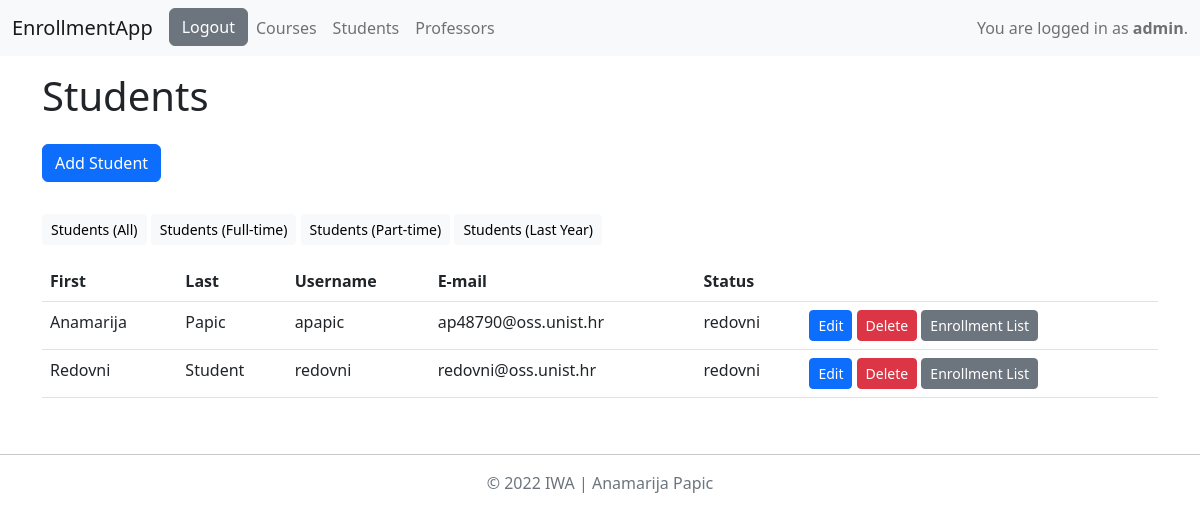
The app's page /all_students/ (signed in), older data.
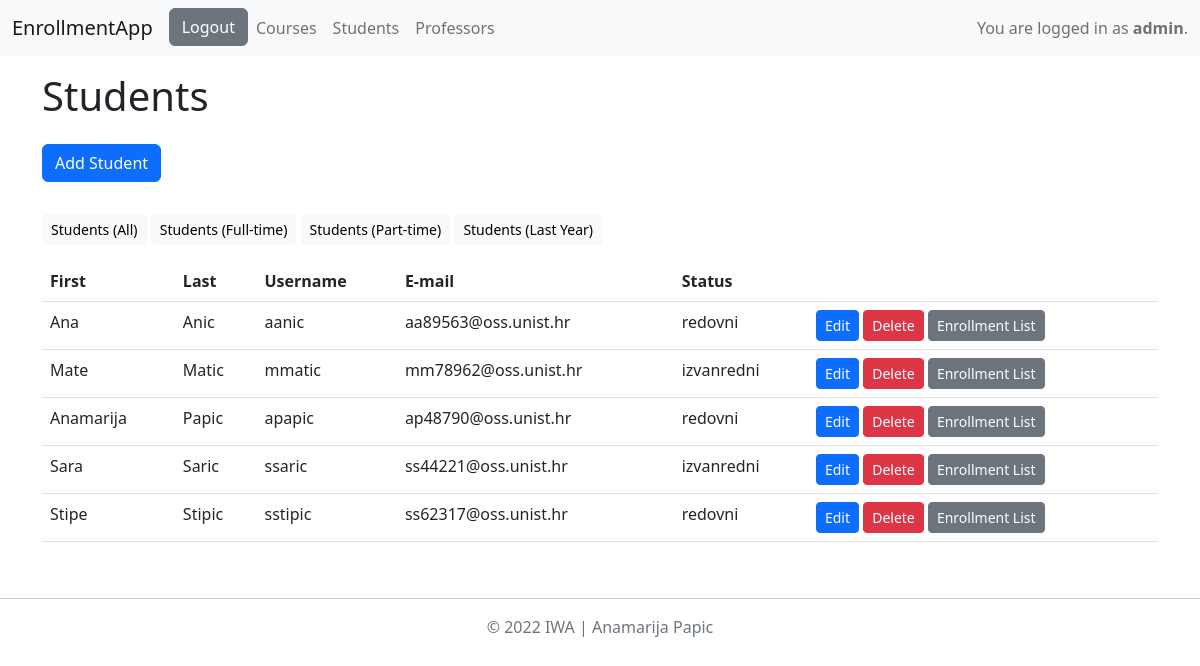
The same page, newer data.
### app/models.py (models this page shows)
class MyUser(AbstractUser):
    STATUS = (('none', 'None'), ('redovni', 'redovni student'), ('izvanredni', 'izvanredni student'))
    role = models.ForeignKey(Role, on_delete=models.SET_NULL, null=True)
    status = models.CharField(max_length=20, choices=STATUS)

### app/decorators.py (the view)
    def wrap(*args, **kwargs):
        if args[0].user.role.role == Role.ADMIN:
            return function(*args, **kwargs)
        else:
            return redirect('login')

### app/views.py (called while the page is built)
@admin_required
def all_students(request):
    students = MyUser.objects.filter(role_id__role=Role.STUDENT).order_by('last_name', 'first_name')
    return render(request, 'all_students.html', {"students": students})

### app/templates/all_students.html (shortened to what this page needs)
{% extends 'base.html' %}
{% block all_students %}
<h1> Students </h1>
{% if request.user.is_superuser %}
    <a href="{% url 'add_user' 'STUDENT' %}" class="btn btn-primary my-3" role="button">Add Student</a>
    <br/>
    <a href="{% url 'all_students' %}" class="btn btn-sm btn-light my-3" role="button">Students (All)</a>
    <a href="{% url 'students_ft' %}" class="btn btn-sm btn-light my-3" role="button">Students (Full-time)</a>
    <a href="{% url 'students_pt' %}" class="btn btn-sm btn-light my-3" role="button">Students (Part-time)</a>
    <a href="{% url 'students_last_year' %}" class="btn btn-sm btn-light my-3" role="button">Students (Last Year)</a>
{% endif %}
<table class="table">
    <thead>
        <tr>
            <th scope="col">First</th>
            <th scope="col">Last</th>
            <th scope="col">Username</th>
            <th scope="col">E-mail</th>
            <th scope="col">Status</th>
            <th scope="col"></th>
        </tr>
    </thead>
    <tbody>
        {% for student in students %}
            <tr>
                <td>{{student.first_name}}</td>
                <td>{{student.last_name}}</td>
                <td>{{student.username}}</td>
                <td>{{student.email}}</td>
                <td>{{student.status}}</td>
                <td>
                    {% if request.user.is_superuser %}
                        <a href="{% url 'edit_user' student.id %}" class="btn btn-sm btn-primary" role="button">Edit</a>
                        <button type="button" class="btn btn-sm btn-danger" data-bs-toggle="modal" data-bs-target="#deleteModal{{student.id}}">
                            Delete
                        </button>
                        <a href="{% url 'enrollment_list' student.id %}" class="btn btn-sm btn-secondary" role="button">Enrollment List</a>
                    {% endif %}
                </td>
            </tr>
        {% endfor %}
    </tbody>
</table>
{% endblock %}

### app/templates/base.html (shortened to what this page needs)
<!DOCTYPE html>
<html lang="en">
<head>
    <link href="https://cdn.jsdelivr.net/npm/bootstrap@5.2.0-beta1/dist/css/bootstrap.min.css" rel="stylesheet">
</head>
<body>
    <nav class="navbar navbar-expand-lg navbar-light bg-light">
        <div class="container-fluid">
            <a class="navbar-brand" href="#">EnrollmentApp</a>
            <div class="collapse navbar-collapse" id="navbarText">
                <ul class="navbar-nav me-auto mb-2 mb-lg-0">
                    <li class="nav-item">
                        {% if request.user.is_authenticated %}
                            <a href="{% url 'logout' %}" class="btn btn-secondary" role="button">Logout</a>
                        {% else %}
                            <a href="{% url 'login' %}" class="btn btn-secondary" role="button">Login</a>
                        {% endif %}
                    </li>
                    {% if request.user.is_superuser or request.user.role.role == 'PROFESSOR' %}
                    <li class="nav-item">
                        <a href="{% url 'all_courses' %}" class="nav-link">Courses</a>
                    </li>
                    {% endif %}
                    {% if request.user.is_superuser %}
                    <li class="nav-item">
                        <a href="{% url 'all_students' %}" class="nav-link">Students</a>
                    </li>
                    <li class="nav-item">
                        <a href="{% url 'all_professors' %}" class="nav-link">Professors</a>
                    </li>
                    {% endif %}
                </ul>
                {% if request.user.is_authenticated %}
                    <span class="navbar-text">
                        You are logged in as <b>{{user.username}}</b>.
                    </span>
                {% endif %}
            </div>
        </div>
    </nav>
    <div class="container my-3">
        {% block all_students %}
        {% endblock %}
    </div>
    <footer class="py-3 my-4">
        <hr/>
        <p class="text-center text-muted">&copy; 2022 IWA | Anamarija Papic</p>
    </footer>
</body>
</html>

Row changes from the older to the newer data that the page shows:
changed MyUser: first_name "Redovni" → "Ana"; last_name "Student" → "Anic"; username "redovni" → "aanic"; email "redovni@oss.unist.hr" → "aa89563@oss.unist.hr"; moves up the list
added MyUser: first_name "Mate", last_name "Matic", username "mmatic", email "mm78962@oss.unist.hr", status "izvanredni"
added MyUser: first_name "Sara", last_name "Saric", username "ssaric", email "ss44221@oss.unist.hr", status "izvanredni"
added MyUser: first_name "Stipe", last_name "Stipic", username "sstipic", email "ss62317@oss.unist.hr", status "redovni"
